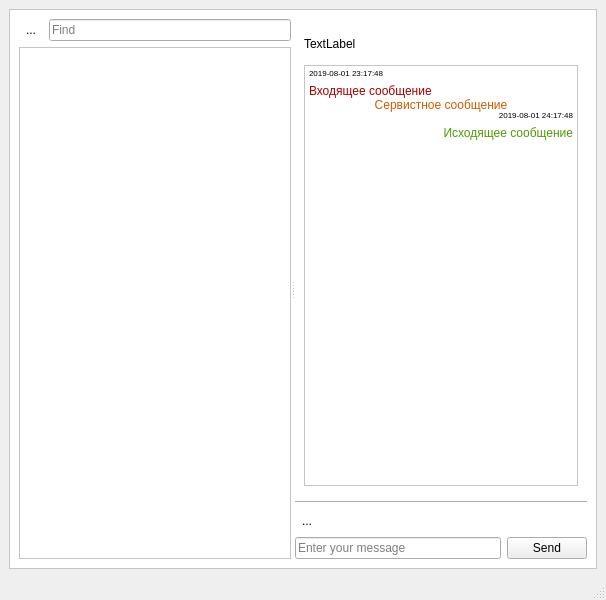
<?xml version="1.0" encoding="UTF-8"?>
<ui version="4.0">
 <class>MainWindow</class>
 <widget class="QMainWindow" name="MainWindow">
  <property name="geometry">
   <rect>
    <x>0</x>
    <y>0</y>
    <width>606</width>
    <height>600</height>
   </rect>
  </property>
  <property name="minimumSize">
   <size>
    <width>400</width>
    <height>600</height>
   </size>
  </property>
  <property name="windowTitle">
   <string>Chat</string>
  </property>
  <property name="windowIcon">
   <iconset>
    <normaloff>img/mail_message_email_10026.ico</normaloff>img/mail_message_email_10026.ico</iconset>
  </property>
  <property name="autoFillBackground">
   <bool>true</bool>
  </property>
  <property name="styleSheet">
   <string notr="true">QFrame{
	background-color:white;

}
</string>
  </property>
  <widget class="QWidget" name="centralwidget">
   <layout class="QGridLayout" name="gridLayout_2">
    <item row="0" column="0">
     <widget class="QFrame" name="frame_2">
      <property name="autoFillBackground">
       <bool>false</bool>
      </property>
      <property name="frameShape">
       <enum>QFrame::StyledPanel</enum>
      </property>
      <property name="frameShadow">
       <enum>QFrame::Raised</enum>
      </property>
      <layout class="QGridLayout" name="gridLayout">
       <item row="0" column="0">
        <widget class="QSplitter" name="splitter">
         <property name="orientation">
          <enum>Qt::Horizontal</enum>
         </property>
         <widget class="QWidget" name="layoutWidget">
          <layout class="QVBoxLayout" name="verticalLayout_2" stretch="0,0">
           <item>
            <layout class="QHBoxLayout" name="horizontalLayout_4">
             <item>
              <widget class="QToolButton" name="menuBtn">
               <property name="text">
                <string>...</string>
               </property>
               <property name="icon">
                <iconset>
                 <normaloff>img/menu-button.png</normaloff>img/menu-button.png</iconset>
               </property>
               <property name="popupMode">
                <enum>QToolButton::InstantPopup</enum>
               </property>
               <property name="autoRaise">
                <bool>true</bool>
               </property>
              </widget>
             </item>
             <item>
              <widget class="QLineEdit" name="editFind">
               <property name="maximumSize">
                <size>
                 <width>16777215</width>
                 <height>16777215</height>
                </size>
               </property>
               <property name="placeholderText">
                <string>Find</string>
               </property>
              </widget>
             </item>
            </layout>
           </item>
           <item>
            <widget class="QListView" name="listContact">
             <property name="enabled">
              <bool>true</bool>
             </property>
             <property name="maximumSize">
              <size>
               <width>16777215</width>
               <height>16777215</height>
              </size>
             </property>
             <property name="contextMenuPolicy">
              <enum>Qt::ActionsContextMenu</enum>
             </property>
            </widget>
           </item>
          </layout>
         </widget>
         <widget class="QWidget" name="layoutWidget">
          <layout class="QVBoxLayout" name="verticalLayout">
           <item>
            <widget class="QFrame" name="frame">
             <layout class="QGridLayout" name="gridLayout_3">
              <item row="0" column="0">
               <widget class="QLabel" name="lblContact">
                <property name="lineWidth">
                 <number>2</number>
                </property>
                <property name="text">
                 <string>TextLabel</string>
                </property>
               </widget>
              </item>
              <item row="1" column="0" colspan="4">
               <widget class="QTextEdit" name="editMessages">
                <property name="focusPolicy">
                 <enum>Qt::NoFocus</enum>
                </property>
                <property name="readOnly">
                 <bool>true</bool>
                </property>
                <property name="html">
                 <string>&lt;!DOCTYPE HTML PUBLIC &quot;-//W3C//DTD HTML 4.0//EN&quot; &quot;http://www.w3.org/TR/REC-html40/strict.dtd&quot;&gt;
&lt;html&gt;&lt;head&gt;&lt;meta name=&quot;qrichtext&quot; content=&quot;1&quot; /&gt;&lt;style type=&quot;text/css&quot;&gt;
p, li { white-space: pre-wrap; }
&lt;/style&gt;&lt;/head&gt;&lt;body style=&quot; font-family:'Open Sans'; font-size:9pt; font-weight:400; font-style:normal;&quot;&gt;
&lt;p style=&quot; margin-top:0px; margin-bottom:0px; margin-left:0px; margin-right:0px; -qt-block-indent:0; text-indent:0px;&quot;&gt;&lt;span style=&quot; vertical-align:super;&quot;&gt;2019-08-01 23:17:48&lt;/span&gt;&lt;/p&gt;
&lt;p style=&quot; margin-top:0px; margin-bottom:0px; margin-left:0px; margin-right:0px; -qt-block-indent:0; text-indent:0px;&quot;&gt;&lt;span style=&quot; color:#a40000;&quot;&gt;Входящее сообщение&lt;/span&gt;&lt;/p&gt;
&lt;p align=&quot;center&quot; style=&quot; margin-top:0px; margin-bottom:0px; margin-left:0px; margin-right:0px; -qt-block-indent:0; text-indent:0px;&quot;&gt;&lt;span style=&quot; color:#ce5c00;&quot;&gt;Сервистное сообщение&lt;/span&gt;&lt;/p&gt;
&lt;p align=&quot;right&quot; style=&quot; margin-top:0px; margin-bottom:0px; margin-left:0px; margin-right:0px; -qt-block-indent:0; text-indent:0px;&quot;&gt;&lt;span style=&quot; vertical-align:super;&quot;&gt;2019-08-01 24:17:48&lt;/span&gt;&lt;/p&gt;
&lt;p align=&quot;right&quot; style=&quot; margin-top:0px; margin-bottom:0px; margin-left:0px; margin-right:0px; -qt-block-indent:0; text-indent:0px;&quot;&gt;&lt;span style=&quot; color:#4e9a06;&quot;&gt;Исходящее сообщение&lt;/span&gt;&lt;/p&gt;&lt;/body&gt;&lt;/html&gt;</string>
                </property>
               </widget>
              </item>
              <item row="0" column="1">
               <widget class="QToolButton" name="btnBold">
                <property name="text">
                 <string/>
                </property>
                <property name="icon">
                 <iconset>
                  <normaloff>img/b.jpg</normaloff>img/b.jpg</iconset>
                </property>
                <property name="iconSize">
                 <size>
                  <width>24</width>
                  <height>24</height>
                 </size>
                </property>
                <property name="autoRaise">
                 <bool>true</bool>
                </property>
               </widget>
              </item>
              <item row="0" column="2">
               <widget class="QToolButton" name="btnItalic">
                <property name="text">
                 <string/>
                </property>
                <property name="icon">
                 <iconset>
                  <normaloff>img/i.jpg</normaloff>img/i.jpg</iconset>
                </property>
                <property name="iconSize">
                 <size>
                  <width>24</width>
                  <height>24</height>
                 </size>
                </property>
                <property name="autoRaise">
                 <bool>true</bool>
                </property>
               </widget>
              </item>
              <item row="0" column="3">
               <widget class="QToolButton" name="btnUnder">
                <property name="text">
                 <string/>
                </property>
                <property name="icon">
                 <iconset>
                  <normaloff>img/u.jpg</normaloff>img/u.jpg</iconset>
                </property>
                <property name="iconSize">
                 <size>
                  <width>24</width>
                  <height>24</height>
                 </size>
                </property>
                <property name="autoRaise">
                 <bool>true</bool>
                </property>
               </widget>
              </item>
             </layout>
            </widget>
           </item>
           <item>
            <widget class="Line" name="line">
             <property name="orientation">
              <enum>Qt::Horizontal</enum>
             </property>
            </widget>
           </item>
           <item>
            <widget class="QToolButton" name="btnSmiles">
             <property name="text">
              <string>...</string>
             </property>
             <property name="popupMode">
              <enum>QToolButton::InstantPopup</enum>
             </property>
             <property name="autoRaise">
              <bool>true</bool>
             </property>
            </widget>
           </item>
           <item>
            <layout class="QHBoxLayout" name="horizontalLayout_3">
             <item>
              <layout class="QHBoxLayout" name="horizontalLayout_2">
               <property name="spacing">
                <number>2</number>
               </property>
               <item>
                <widget class="QLineEdit" name="editMessage">
                 <property name="font">
                  <font>
                   <pointsize>9</pointsize>
                  </font>
                 </property>
                 <property name="text">
                  <string/>
                 </property>
                 <property name="placeholderText">
                  <string>Enter your message</string>
                 </property>
                 <property name="clearButtonEnabled">
                  <bool>true</bool>
                 </property>
                </widget>
               </item>
              </layout>
             </item>
             <item>
              <layout class="QHBoxLayout" name="horizontalLayout" stretch="0">
               <property name="leftMargin">
                <number>0</number>
               </property>
               <item>
                <widget class="QPushButton" name="btnSend">
                 <property name="enabled">
                  <bool>true</bool>
                 </property>
                 <property name="text">
                  <string>Send</string>
                 </property>
                </widget>
               </item>
              </layout>
             </item>
            </layout>
           </item>
          </layout>
         </widget>
        </widget>
       </item>
      </layout>
     </widget>
    </item>
   </layout>
  </widget>
  <widget class="QStatusBar" name="statusbar"/>
 </widget>
 <tabstops>
  <tabstop>editFind</tabstop>
  <tabstop>listContact</tabstop>
  <tabstop>editMessage</tabstop>
  <tabstop>btnSend</tabstop>
  <tabstop>menuBtn</tabstop>
 </tabstops>
 <connections>
  <connection>
   <sender>editMessage</sender>
   <signal>returnPressed()</signal>
   <receiver>btnSend</receiver>
   <slot>click()</slot>
   <hints>
    <hint type="sourcelabel">
     <x>524</x>
     <y>542</y>
    </hint>
    <hint type="destinationlabel">
     <x>736</x>
     <y>542</y>
    </hint>
   </hints>
  </connection>
 </connections>
</ui>
